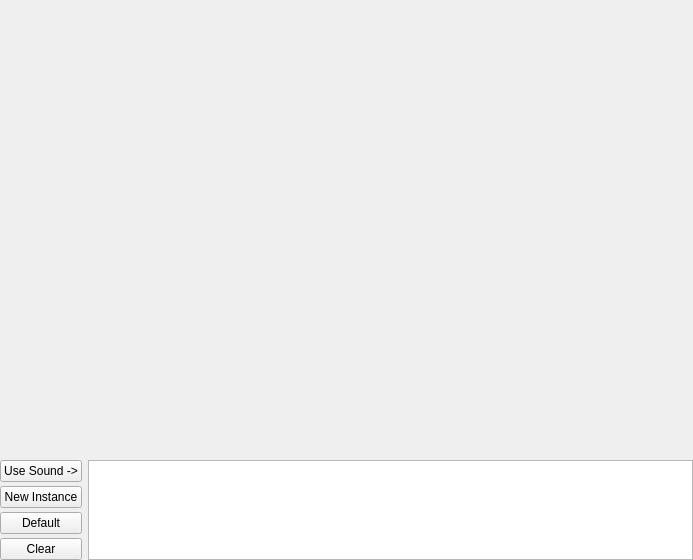
<ui version="4.0" >
 <class>CPluginRoutingParamValue</class>
 <widget class="QWidget" name="CPluginRoutingParamValue" >
  <property name="geometry" >
   <rect>
    <x>0</x>
    <y>0</y>
    <width>693</width>
    <height>560</height>
   </rect>
  </property>
  <property name="sizePolicy" >
   <sizepolicy vsizetype="Preferred" hsizetype="Preferred" >
    <horstretch>0</horstretch>
    <verstretch>0</verstretch>
   </sizepolicy>
  </property>
  <property name="windowTitle" >
   <string>Form</string>
  </property>
  <layout class="QVBoxLayout" >
   <property name="spacing" >
    <number>4</number>
   </property>
   <property name="leftMargin" >
    <number>0</number>
   </property>
   <property name="topMargin" >
    <number>0</number>
   </property>
   <property name="rightMargin" >
    <number>0</number>
   </property>
   <property name="bottomMargin" >
    <number>0</number>
   </property>
   <item>
    <widget class="CPluginRoutingCanvas" native="1" name="canvas" >
     <property name="sizePolicy" >
      <sizepolicy vsizetype="Expanding" hsizetype="Preferred" >
       <horstretch>0</horstretch>
       <verstretch>0</verstretch>
      </sizepolicy>
     </property>
    </widget>
   </item>
   <item>
    <widget class="QFrame" name="frame" >
     <property name="sizePolicy" >
      <sizepolicy vsizetype="Preferred" hsizetype="Preferred" >
       <horstretch>0</horstretch>
       <verstretch>0</verstretch>
      </sizepolicy>
     </property>
     <property name="baseSize" >
      <size>
       <width>0</width>
       <height>0</height>
      </size>
     </property>
     <property name="frameShape" >
      <enum>QFrame::NoFrame</enum>
     </property>
     <property name="frameShadow" >
      <enum>QFrame::Raised</enum>
     </property>
     <layout class="QHBoxLayout" >
      <property name="leftMargin" >
       <number>0</number>
      </property>
      <property name="topMargin" >
       <number>0</number>
      </property>
      <property name="rightMargin" >
       <number>0</number>
      </property>
      <property name="bottomMargin" >
       <number>0</number>
      </property>
      <item>
       <widget class="QWidget" native="1" name="widget_4" >
        <property name="minimumSize" >
         <size>
          <width>0</width>
          <height>0</height>
         </size>
        </property>
        <layout class="QVBoxLayout" >
         <property name="spacing" >
          <number>4</number>
         </property>
         <property name="leftMargin" >
          <number>0</number>
         </property>
         <property name="topMargin" >
          <number>0</number>
         </property>
         <property name="rightMargin" >
          <number>0</number>
         </property>
         <property name="bottomMargin" >
          <number>0</number>
         </property>
         <item>
          <widget class="QPushButton" name="useSoundButton" >
           <property name="text" >
            <string>Use Sound -></string>
           </property>
          </widget>
         </item>
         <item>
          <widget class="QPushButton" name="newInstanceButton" >
           <property name="text" >
            <string>New Instance</string>
           </property>
          </widget>
         </item>
         <item>
          <widget class="QPushButton" name="defaultButton" >
           <property name="text" >
            <string>Default</string>
           </property>
          </widget>
         </item>
         <item>
          <widget class="QPushButton" name="clearButton" >
           <property name="text" >
            <string>Clear</string>
           </property>
          </widget>
         </item>
        </layout>
       </widget>
      </item>
      <item>
       <widget class="QListWidget" name="soundList" >
        <property name="sizePolicy" >
         <sizepolicy vsizetype="Ignored" hsizetype="Expanding" >
          <horstretch>0</horstretch>
          <verstretch>0</verstretch>
         </sizepolicy>
        </property>
        <property name="minimumSize" >
         <size>
          <width>0</width>
          <height>0</height>
         </size>
        </property>
        <property name="maximumSize" >
         <size>
          <width>16777215</width>
          <height>16777215</height>
         </size>
        </property>
        <property name="baseSize" >
         <size>
          <width>0</width>
          <height>0</height>
         </size>
        </property>
       </widget>
      </item>
     </layout>
    </widget>
   </item>
  </layout>
 </widget>
 <customwidgets>
  <customwidget>
   <class>CPluginRoutingCanvas</class>
   <extends>QWidget</extends>
   <header>ActionParam/CPluginRoutingCanvas.h</header>
   <container>1</container>
  </customwidget>
 </customwidgets>
 <resources/>
 <connections/>
</ui>
